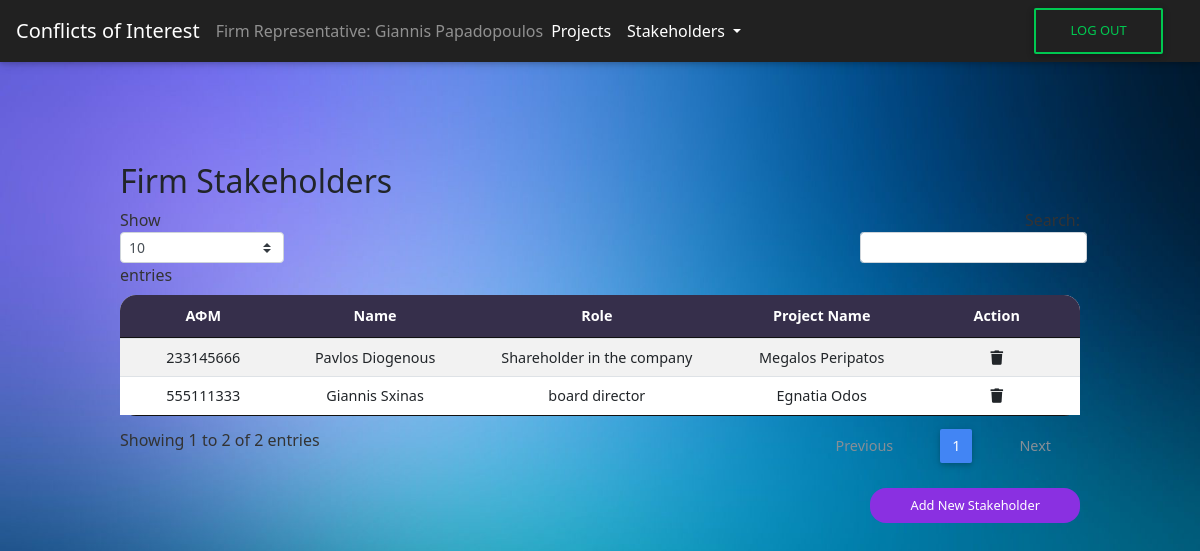
/CoI/firm_stakeholders.php (signed in), run on the app's committed database.
### tables this page shows
CREATE TABLE `firm_stakeholders` (
  `stakeholder_AFM` int(9) NOT NULL,
  `stakeholder_name` varchar(50) NOT NULL,
  `firm_id` int(11) NOT NULL,
  `stakeholder_role` varchar(50) NOT NULL,
  `project_id` int(50) NOT NULL
);

CREATE TABLE `projects` (
  `project_id` int(12) NOT NULL,
  `project_name` varchar(255) NOT NULL,
  `project_start_date` date NOT NULL,
  `project_end_date` date NOT NULL,
  `project_desc` varchar(1000) NOT NULL CHECK (`project_start_date` < `project_end_date` and `project_start_date` > '2019-01-01')
);

### CoI/firm_stakeholders.php (the view, shortened to what this page needs)
<?php
include('header.php');
include('connect.php');
include('navbar_FR.php');
?>
<div id="View Firm Stakeholders" class="tabcontent">
  <div class="wrapper-table">
    <div class="page-header clearfix">
      <h2 class="pull-left">Firm Stakeholders</h2>
    </div>
    <?php
$fr_AFM = $_SESSION["AFM"];
$sql = "SELECT * FROM users INNER JOIN firm_representatives ON users.AFM = firm_representatives.fr_AFM where fr_AFM = $fr_AFM";
$result = $conn->query($sql);
$firm_id = "";
while ($rows = $result->fetch_assoc()) {
  $firm_id = $rows['firm_id'];
}
    $sql = "SELECT * FROM firm_stakeholders INNER JOIN projects on firm_stakeholders.project_id = projects.project_id WHERE firm_id=$firm_id";
    if ($result = mysqli_query($conn, $sql)) {
      if (mysqli_num_rows($result) > 0) {
        echo  "<table id='stakeholders' class='table table-striped table-sm project-table' cellspacing='0' width='100%'>";
        echo "<thead>";
        echo "<tr>";
        echo "<th class='th-sm' id ='th-first' >ΑΦΜ</th>";
        echo "<th class='th-sm'>Name</th>";
        echo "<th class='th-sm'>Role</th>";
        echo "<th class='th-sm' id=>Project Name</th>";
        echo "<th class='th-sm' id='th-last'>Action</th>";
        echo "</tr>";
        echo "</thead>";
        echo "<tbody>";
        while ($row = mysqli_fetch_array($result)) {
          echo "<tr>";
          echo "<td>" . $row['stakeholder_AFM'] . "</td>";
          echo "<td>" . $row['stakeholder_name'] . "</td>";
          echo "<td>" . $row['stakeholder_role'] . "</td>";
          echo "<td>" . $row['project_name'] . "</td>";
          echo "<td><a href='delete_firm_stakeholder.php?stakeholder_AFM=$row[stakeholder_AFM]&project_id=$row[project_id]"  .  "' title='Delete Record' data-toggle='tooltip'><span class='fas fa-trash'>  </span></a>";
          echo "</td>";
          echo "</tr>";
        }
        echo "</table>";
      } else {
        echo "<p class='lead'><em>No records were found.</em></p>";
      }
    } else {
      echo "ERROR: Could not execute $sql. " . mysqli_error($conn);
    }
    echo "<a href='add_stakeholder.php' class='submit-button'>Add New Stakeholder</a>";
    ?>
  </div>
</div>
<?php include('footer.php') ?>
</body>
</html>

### CoI/css/style.css (style rules this page uses)
html, * { padding: 0px; margin: 0px; font-family: Segoe UI; }
body { height: 100%; font-family: Segoe UI; }
body { background-image: url("../assets/Background.png"); background-size: cover; background-repeat: no-repeat; background-attachment: fixed; }
.wrapper-table { margin-top: 100px; margin-bottom: 100px; width: 80%; margin-left: auto; margin-right: auto; }
.project-table { border-radius: 1rem; background-color: white; text-align: center; }
th { background-color: #362F4B; border-color: black; color: white; }
#th-first { border-radius: 16px 0px 0px 0px; }
#th-last { border-radius: 0px 16px 0px 0px; }
::placeholder { color: lightgray; }
.submit-button { border-radius: 1rem; border-width: 0; text-align: center; float: right; color: white; background-color: #8A30E1; padding: 8px; padding-right: 40px; padding-left: 40px; font-size: 80%; }

### CoI/css/all.css (style rules this page uses)
.fa, .fas, .far, .fal, .fad, .fab { -moz-osx-font-smoothing: grayscale; -webkit-font-smoothing: antialiased; display: inline-block; font-style: normal; font-variant: normal; text-rendering: auto; line-height: 1; }
.fa-trash:before { content: "\f1f8"; }

### data on the page
firm_stakeholders: stakeholder_AFM "233145666", stakeholder_name "Pavlos Diogenous", stakeholder_role "Shareholder in the company", project.project_name "Megalos Peripatos"
firm_stakeholders: stakeholder_AFM "555111333", stakeholder_name "Giannis Sxinas", stakeholder_role "board director", project.project_name "Egnatia Odos"

### other printed values
$_SESSION["name"] "Giannis Papadopoulos"
